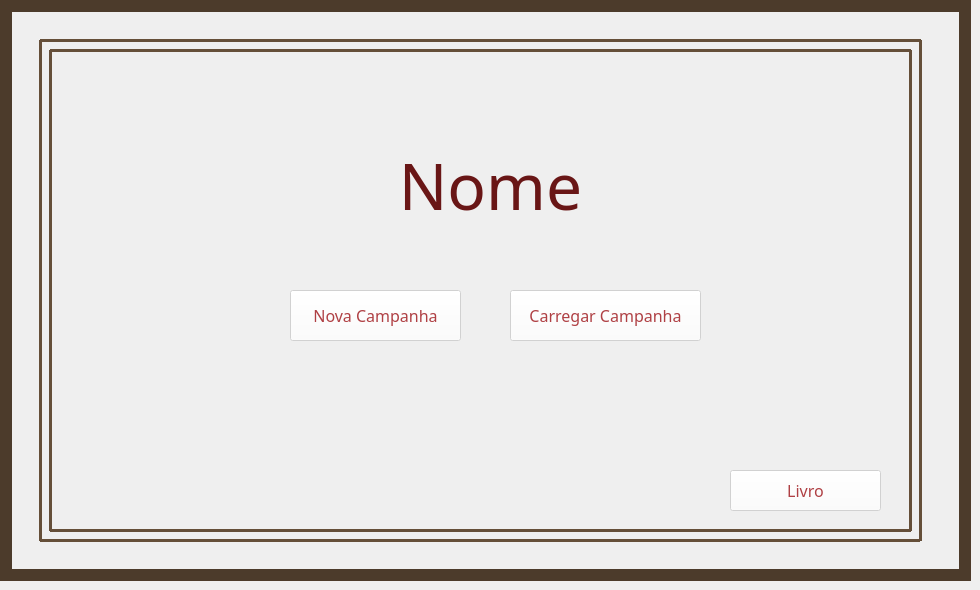
  <widget class="QWidget" name="centralwidget">
   <widget class="QFrame" name="frame">
    <property name="enabled">
     <bool>false</bool>
    </property>
    <property name="geometry">
     <rect>
      <x>0</x>
      <y>0</y>
      <width>971</width>
      <height>581</height>
     </rect>
    </property>
    <property name="palette">
     <palette>
      <active>
       <colorrole role="WindowText">
        <brush brushstyle="SolidPattern">
         <color alpha="255">
          <red>0</red>
          <green>0</green>
          <blue>0</blue>
         </color>
        </brush>
       </colorrole>
       <colorrole role="Button">
        <brush brushstyle="SolidPattern">
         <color alpha="255">
          <red>152</red>
          <green>118</green>
          <blue>86</blue>
         </color>
        </brush>
       </colorrole>
       <colorrole role="Light">
        <brush brushstyle="SolidPattern">
         <color alpha="255">
          <red>228</red>
          <green>177</green>
          <blue>129</blue>
         </color>
        </brush>
       </colorrole>
       <colorrole role="Midlight">
        <brush brushstyle="SolidPattern">
         <color alpha="255">
          <red>190</red>
          <green>147</green>
          <blue>107</blue>
         </color>
        </brush>
       </colorrole>
       <colorrole role="Dark">
        <brush brushstyle="SolidPattern">
         <color alpha="255">
          <red>76</red>
          <green>59</green>
          <blue>43</blue>
         </color>
        </brush>
       </colorrole>
       <colorrole role="Mid">
        <brush brushstyle="SolidPattern">
         <color alpha="255">
          <red>101</red>
          <green>79</green>
          <blue>57</blue>
         </color>
        </brush>
       </colorrole>
       <colorrole role="Text">
        <brush brushstyle="SolidPattern">
         <color alpha="255">
          <red>0</red>
          <green>0</green>
          <blue>0</blue>
         </color>
        </brush>
       </colorrole>
       <colorrole role="BrightText">
        <brush brushstyle="SolidPattern">
         <color alpha="255">
          <red>255</red>
          <green>255</green>
          <blue>255</blue>
         </color>
        </brush>
       </colorrole>
       <colorrole role="ButtonText">
        <brush brushstyle="SolidPattern">
         <color alpha="255">
          <red>0</red>
          <green>0</green>
          <blue>0</blue>
         </color>
        </brush>
       </colorrole>
       <colorrole role="Base">
        <brush brushstyle="SolidPattern">
         <color alpha="255">
          <red>255</red>
          <green>255</green>
          <blue>255</blue>
         </color>
        </brush>
       </colorrole>
       <colorrole role="Window">
        <brush brushstyle="SolidPattern">
         <color alpha="255">
          <red>152</red>
          <green>118</green>
          <blue>86</blue>
         </color>
        </brush>
       </colorrole>
       <colorrole role="Shadow">
        <brush brushstyle="SolidPattern">
         <color alpha="255">
          <red>0</red>
          <green>0</green>
          <blue>0</blue>
         </color>
        </brush>
       </colorrole>
       <colorrole role="AlternateBase">
        <brush brushstyle="SolidPattern">
         <color alpha="255">
          <red>203</red>
          <green>186</green>
          <blue>170</blue>
         </color>
        </brush>
       </colorrole>
       <colorrole role="ToolTipBase">
        <brush brushstyle="SolidPattern">
         <color alpha="255">
          <red>255</red>
          <green>255</green>
          <blue>220</blue>
         </color>
        </brush>
       </colorrole>
       <colorrole role="ToolTipText">
        <brush brushstyle="SolidPattern">
         <color alpha="255">
          <red>0</red>
          <green>0</green>
          <blue>0</blue>
         </color>
        </brush>
       </colorrole>
       <colorrole role="PlaceholderText">
        <brush brushstyle="SolidPattern">
         <color alpha="128">
          <red>0</red>
          <green>0</green>
          <blue>0</blue>
         </color>
        </brush>
       </colorrole>
      </active>
      <inactive>
       <colorrole role="WindowText">
        <brush brushstyle="SolidPattern">
         <color alpha="255">
          <red>0</red>
          <green>0</green>
          <blue>0</blue>
         </color>
        </brush>
       </colorrole>
       <colorrole role="Button">
        <brush brushstyle="SolidPattern">
         <color alpha="255">
          <red>152</red>
          <green>118</green>
          <blue>86</blue>
         </color>
        </brush>
       </colorrole>
       <colorrole role="Light">
        <brush brushstyle="SolidPattern">
         <color alpha="255">
          <red>228</red>
          <green>177</green>
          <blue>129</blue>
         </color>
        </brush>
       </colorrole>
       <colorrole role="Midlight">
        <brush brushstyle="SolidPattern">
         <color alpha="255">
          <red>190</red>
          <green>147</green>
          <blue>107</blue>
         </color>
        </brush>
       </colorrole>
       <colorrole role="Dark">
        <brush brushstyle="SolidPattern">
         <color alpha="255">
          <red>76</red>
          <green>59</green>
          <blue>43</blue>
         </color>
        </brush>
       </colorrole>
       <colorrole role="Mid">
        <brush brushstyle="SolidPattern">
         <color alpha="255">
          <red>101</red>
          <green>79</green>
          <blue>57</blue>
         </color>
        </brush>
       </colorrole>
       <colorrole role="Text">
        <brush brushstyle="SolidPattern">
         <color alpha="255">
          <red>0</red>
          <green>0</green>
          <blue>0</blue>
         </color>
        </brush>
       </colorrole>
       <colorrole role="BrightText">
        <brush brushstyle="SolidPattern">
         <color alpha="255">
          <red>255</red>
          <green>255</green>
          <blue>255</blue>
         </color>
        </brush>
       </colorrole>
       <colorrole role="ButtonText">
        <brush brushstyle="SolidPattern">
         <color alpha="255">
          <red>0</red>
          <green>0</green>
          <blue>0</blue>
         </color>
        </brush>
       </colorrole>
       <colorrole role="Base">
        <brush brushstyle="SolidPattern">
         <color alpha="255">
          <red>255</red>
          <green>255</green>
          <blue>255</blue>
         </color>
        </brush>
       </colorrole>
       <colorrole role="Window">
        <brush brushstyle="SolidPattern">
         <color alpha="255">
          <red>152</red>
          <green>118</green>
          <blue>86</blue>
         </color>
        </brush>
       </colorrole>
       <colorrole role="Shadow">
        <brush brushstyle="SolidPattern">
         <color alpha="255">
          <red>0</red>
          <green>0</green>
          <blue>0</blue>
         </color>
        </brush>
       </colorrole>
       <colorrole role="AlternateBase">
        <brush brushstyle="SolidPattern">
         <color alpha="255">
          <red>203</red>
          <green>186</green>
          <blue>170</blue>
         </color>
        </brush>
       </colorrole>
       <colorrole role="ToolTipBase">
        <brush brushstyle="SolidPattern">
         <color alpha="255">
          <red>255</red>
          <green>255</green>
          <blue>220</blue>
         </color>
        </brush>
       </colorrole>
       <colorrole role="ToolTipText">
        <brush brushstyle="SolidPattern">
         <color alpha="255">
          <red>0</red>
          <green>0</green>
          <blue>0</blue>
         </color>
        </brush>
       </colorrole>
       <colorrole role="PlaceholderText">
        <brush brushstyle="SolidPattern">
         <color alpha="128">
          <red>0</red>
          <green>0</green>
          <blue>0</blue>
         </color>
        </brush>
       </colorrole>
      </inactive>
      <disabled>
       <colorrole role="WindowText">
        <brush brushstyle="SolidPattern">
         <color alpha="255">
          <red>76</red>
          <green>59</green>
          <blue>43</blue>
         </color>
        </brush>
       </colorrole>
       <colorrole role="Button">
        <brush brushstyle="SolidPattern">
         <color alpha="255">
          <red>152</red>
          <green>118</green>
          <blue>86</blue>
         </color>
        </brush>
       </colorrole>
       <colorrole role="Light">
        <brush brushstyle="SolidPattern">
         <color alpha="255">
          <red>228</red>
          <green>177</green>
          <blue>129</blue>
         </color>
        </brush>
       </colorrole>
       <colorrole role="Midlight">
        <brush brushstyle="SolidPattern">
         <color alpha="255">
          <red>190</red>
          <green>147</green>
          <blue>107</blue>
         </color>
        </brush>
       </colorrole>
       <colorrole role="Dark">
        <brush brushstyle="SolidPattern">
         <color alpha="255">
          <red>76</red>
          <green>59</green>
          <blue>43</blue>
         </color>
        </brush>
       </colorrole>
       <colorrole role="Mid">
        <brush brushstyle="SolidPattern">
         <color alpha="255">
          <red>101</red>
          <green>79</green>
          <blue>57</blue>
         </color>
        </brush>
       </colorrole>
       <colorrole role="Text">
        <brush brushstyle="SolidPattern">
         <color alpha="255">
          <red>76</red>
          <green>59</green>
          <blue>43</blue>
         </color>
        </brush>
       </colorrole>
       <colorrole role="BrightText">
        <brush brushstyle="SolidPattern">
         <color alpha="255">
          <red>255</red>
          <green>255</green>
          <blue>255</blue>
         </color>
        </brush>
       </colorrole>
       <colorrole role="ButtonText">
        <brush brushstyle="SolidPattern">
         <color alpha="255">
          <red>76</red>
          <green>59</green>
          <blue>43</blue>
         </color>
        </brush>
       </colorrole>
       <colorrole role="Base">
        <brush brushstyle="SolidPattern">
         <color alpha="255">
          <red>152</red>
          <green>118</green>
          <blue>86</blue>
         </color>
        </brush>
       </colorrole>
       <colorrole role="Window">
        <brush brushstyle="SolidPattern">
         <color alpha="255">
          <red>152</red>
          <green>118</green>
          <blue>86</blue>
         </color>
        </brush>
       </colorrole>
       <colorrole role="Shadow">
        <brush brushstyle="SolidPattern">
         <color alpha="255">
          <red>0</red>
          <green>0</green>
          <blue>0</blue>
         </color>
        </brush>
       </colorrole>
       <colorrole role="AlternateBase">
        <brush brushstyle="SolidPattern">
         <color alpha="255">
          <red>152</red>
          <green>118</green>
          <blue>86</blue>
         </color>
        </brush>
       </colorrole>
       <colorrole role="ToolTipBase">
        <brush brushstyle="SolidPattern">
         <color alpha="255">
          <red>255</red>
          <green>255</green>
          <blue>220</blue>
         </color>
        </brush>
       </colorrole>
       <colorrole role="ToolTipText">
        <brush brushstyle="SolidPattern">
         <color alpha="255">
          <red>0</red>
          <green>0</green>
          <blue>0</blue>
         </color>
        </brush>
       </colorrole>
       <colorrole role="PlaceholderText">
        <brush brushstyle="SolidPattern">
         <color alpha="128">
          <red>0</red>
          <green>0</green>
          <blue>0</blue>
         </color>
        </brush>
       </colorrole>
      </disabled>
     </palette>
    </property>
    <property name="layoutDirection">
     <enum>Qt::LeftToRight</enum>
    </property>
    <property name="autoFillBackground">
     <bool>false</bool>
    </property>
    <property name="frameShape">
     <enum>QFrame::Box</enum>
    </property>
    <property name="frameShadow">
     <enum>QFrame::Plain</enum>
    </property>
    <property name="lineWidth">
     <number>12</number>
    </property>
    <property name="midLineWidth">
     <number>0</number>
    </property>
    <widget class="Line" name="line">
     <property name="geometry">
      <rect>
       <x>30</x>
       <y>40</y>
       <width>20</width>
       <height>501</height>
      </rect>
     </property>
     <property name="lineWidth">
      <number>0</number>
     </property>
     <property name="midLineWidth">
      <number>3</number>
     </property>
     <property name="orientation">
      <enum>Qt::Vertical</enum>
     </property>
    </widget>
    <widget class="Line" name="line_2">
     <property name="geometry">
      <rect>
       <x>900</x>
       <y>50</y>
       <width>20</width>
       <height>481</height>
      </rect>
     </property>
     <property name="lineWidth">
      <number>0</number>
     </property>
     <property name="midLineWidth">
      <number>3</number>
     </property>
     <property name="orientation">
      <enum>Qt::Vertical</enum>
     </property>
    </widget>
    <widget class="Line" name="line_3">
     <property name="geometry">
      <rect>
       <x>40</x>
       <y>30</y>
       <width>881</width>
       <height>20</height>
      </rect>
     </property>
     <property name="lineWidth">
      <number>0</number>
     </property>
     <property name="midLineWidth">
      <number>3</number>
     </property>
     <property name="orientation">
      <enum>Qt::Horizontal</enum>
     </property>
    </widget>
    <widget class="Line" name="line_4">
     <property name="geometry">
      <rect>
       <x>40</x>
       <y>530</y>
       <width>880</width>
       <height>20</height>
      </rect>
     </property>
     <property name="lineWidth">
      <number>0</number>
     </property>
     <property name="midLineWidth">
      <number>3</number>
     </property>
     <property name="orientation">
      <enum>Qt::Horizontal</enum>
     </property>
    </widget>
    <widget class="Line" name="line_5">
     <property name="geometry">
      <rect>
       <x>40</x>
       <y>50</y>
       <width>20</width>
       <height>481</height>
      </rect>
     </property>
     <property name="lineWidth">
      <number>0</number>
     </property>
     <property name="midLineWidth">
      <number>3</number>
     </property>
     <property name="orientation">
      <enum>Qt::Vertical</enum>
     </property>
    </widget>
    <widget class="Line" name="line_6">
     <property name="geometry">
      <rect>
       <x>910</x>
       <y>40</y>
       <width>20</width>
       <height>501</height>
      </rect>
     </property>
     <property name="lineWidth">
      <number>0</number>
     </property>
     <property name="midLineWidth">
      <number>3</number>
     </property>
     <property name="orientation">
      <enum>Qt::Vertical</enum>
     </property>
    </widget>
    <widget class="Line" name="line_7">
     <property name="geometry">
      <rect>
       <x>50</x>
       <y>40</y>
       <width>861</width>
       <height>20</height>
      </rect>
     </property>
     <property name="lineWidth">
      <number>0</number>
     </property>
     <property name="midLineWidth">
      <number>3</number>
     </property>
     <property name="orientation">
      <enum>Qt::Horizontal</enum>
     </property>
    </widget>
    <widget class="Line" name="line_8">
     <property name="geometry">
      <rect>
       <x>50</x>
       <y>520</y>
       <width>861</width>
       <height>20</height>
      </rect>
     </property>
     <property name="lineWidth">
      <number>0</number>
     </property>
     <property name="midLineWidth">
      <number>3</number>
     </property>
     <property name="orientation">
      <enum>Qt::Horizontal</enum>
     </property>
    </widget>
    <widget class="QLabel" name="label">
     <property name="geometry">
      <rect>
       <x>410</x>
       <y>490</y>
       <width>151</width>
       <height>81</height>
      </rect>
     </property>
     <property name="text">
      <string>&lt;html&gt;&lt;head/&gt;&lt;body&gt;&lt;p&gt;&lt;img src=&quot;:/Pergaminho/Gerald-G-Parchment-Background-or-Border 1 (1).png&quot;/&gt;&lt;/p&gt;&lt;/body&gt;&lt;/html&gt;</string>
     </property>
    </widget>
    <widget class="QLabel" name="label_2">
     <property name="geometry">
      <rect>
       <x>390</x>
       <y>130</y>
       <width>201</width>
       <height>111</height>
      </rect>
     </property>
     <property name="font">
      <font>
       <family>Sylfaen</family>
      </font>
     </property>
     <property name="text">
      <string>&lt;html&gt;&lt;head/&gt;&lt;body&gt;&lt;p align=&quot;center&quot;&gt;&lt;span style=&quot; font-size:48pt; color:#691616;&quot;&gt;Nome&lt;/span&gt;&lt;/p&gt;&lt;/body&gt;&lt;/html&gt;</string>
     </property>
    </widget>
    <widget class="QPushButton" name="pushButton">
     <property name="geometry">
      <rect>
       <x>290</x>
       <y>290</y>
       <width>171</width>
       <height>51</height>
      </rect>
     </property>
     <property name="palette">
      <palette>
       <active>
        <colorrole role="WindowText">
         <brush brushstyle="SolidPattern">
          <color alpha="255">
           <red>175</red>
           <green>64</green>
           <blue>68</blue>
          </color>
         </brush>
        </colorrole>
        <colorrole role="Button">
         <brush brushstyle="SolidPattern">
          <color alpha="255">
           <red>255</red>
           <green>255</green>
           <blue>255</blue>
          </color>
         </brush>
        </colorrole>
        <colorrole role="Text">
         <brush brushstyle="SolidPattern">
          <color alpha="255">
           <red>175</red>
           <green>64</green>
           <blue>68</blue>
          </color>
         </brush>
        </colorrole>
        <colorrole role="ButtonText">
         <brush brushstyle="SolidPattern">
          <color alpha="255">
           <red>175</red>
           <green>64</green>
           <blue>68</blue>
          </color>
         </brush>
        </colorrole>
        <colorrole role="Base">
         <brush brushstyle="SolidPattern">
          <color alpha="255">
           <red>255</red>
           <green>255</green>
           <blue>255</blue>
          </color>
         </brush>
        </colorrole>
        <colorrole role="Window">
         <brush brushstyle="SolidPattern">
          <color alpha="255">
           <red>255</red>
           <green>255</green>
           <blue>255</blue>
          </color>
         </brush>
        </colorrole>
        <colorrole role="PlaceholderText">
         <brush brushstyle="NoBrush">
          <color alpha="128">
           <red>175</red>
           <green>64</green>
           <blue>68</blue>
          </color>
         </brush>
        </colorrole>
       </active>
       <inactive>
        <colorrole role="WindowText">
         <brush brushstyle="SolidPattern">
          <color alpha="255">
           <red>175</red>
           <green>64</green>
           <blue>68</blue>
          </color>
         </brush>
        </colorrole>
        <colorrole role="Button">
         <brush brushstyle="SolidPattern">
          <color alpha="255">
           <red>255</red>
           <green>255</green>
           <blue>255</blue>
          </color>
         </brush>
        </colorrole>
        <colorrole role="Text">
         <brush brushstyle="SolidPattern">
          <color alpha="255">
           <red>175</red>
           <green>64</green>
           <blue>68</blue>
          </color>
         </brush>
        </colorrole>
        <colorrole role="ButtonText">
         <brush brushstyle="SolidPattern">
          <color alpha="255">
           <red>175</red>
           <green>64</green>
           <blue>68</blue>
          </color>
         </brush>
        </colorrole>
        <colorrole role="Base">
         <brush brushstyle="SolidPattern">
          <color alpha="255">
           <red>255</red>
           <green>255</green>
           <blue>255</blue>
          </color>
         </brush>
        </colorrole>
        <colorrole role="Window">
         <brush brushstyle="SolidPattern">
          <color alpha="255">
           <red>255</red>
           <green>255</green>
           <blue>255</blue>
          </color>
         </brush>
        </colorrole>
        <colorrole role="PlaceholderText">
         <brush brushstyle="NoBrush">
          <color alpha="128">
           <red>175</red>
           <green>64</green>
           <blue>68</blue>
          </color>
         </brush>
        </colorrole>
       </inactive>
       <disabled>
        <colorrole role="WindowText">
         <brush brushstyle="SolidPattern">
          <color alpha="255">
           <red>175</red>
           <green>64</green>
           <blue>68</blue>
          </color>
         </brush>
        </colorrole>
        <colorrole role="Button">
         <brush brushstyle="SolidPattern">
          <color alpha="255">
           <red>255</red>
           <green>255</green>
           <blue>255</blue>
          </color>
         </brush>
        </colorrole>
        <colorrole role="Text">
         <brush brushstyle="SolidPattern">
          <color alpha="255">
           <red>175</red>
           <green>64</green>
           <blue>68</blue>
          </color>
         </brush>
        </colorrole>
        <colorrole role="ButtonText">
         <brush brushstyle="SolidPattern">
          <color alpha="255">
           <red>175</red>
           <green>64</green>
           <blue>68</blue>
          </color>
         </brush>
        </colorrole>
        <colorrole role="Base">
         <brush brushstyle="SolidPattern">
          <color alpha="255">
           <red>255</red>
           <green>255</green>
           <blue>255</blue>
          </color>
         </brush>
        </colorrole>
        <colorrole role="Window">
         <brush brushstyle="SolidPattern">
          <color alpha="255">
           <red>255</red>
           <green>255</green>
           <blue>255</blue>
          </color>
         </brush>
        </colorrole>
        <colorrole role="PlaceholderText">
         <brush brushstyle="NoBrush">
          <color alpha="128">
           <red>175</red>
           <green>64</green>
           <blue>68</blue>
          </color>
         </brush>
        </colorrole>
       </disabled>
      </palette>
     </property>
     <property name="font">
      <font>
       <family>Sylfaen</family>
       <pointsize>12</pointsize>
       <weight>50</weight>
       <bold>false</bold>
      </font>
     </property>
     <property name="autoFillBackground">
      <bool>false</bool>
     </property>
     <property name="styleSheet">
      <string notr="true">background-color: rgb(255, 255, 255);
color: rgb(175, 64, 68);
border-color: rgb(165, 129, 85);</string>
     </property>
     <property name="text">
      <string>Nova Campanha</string>
     </property>
    </widget>
    <widget class="QPushButton" name="pushButton_2">
     <property name="geometry">
      <rect>
       <x>510</x>
       <y>290</y>
       <width>191</width>
       <height>51</height>
      </rect>
     </property>
     <property name="palette">
      <palette>
       <active>
        <colorrole role="WindowText">
         <brush brushstyle="SolidPattern">
          <color alpha="255">
           <red>175</red>
           <green>64</green>
           <blue>68</blue>
          </color>
         </brush>
        </colorrole>
        <colorrole role="Button">
         <brush brushstyle="SolidPattern">
          <color alpha="255">
           <red>255</red>
           <green>255</green>
           <blue>255</blue>
          </color>
         </brush>
        </colorrole>
        <colorrole role="Text">
         <brush brushstyle="SolidPattern">
          <color alpha="255">
           <red>175</red>
           <green>64</green>
           <blue>68</blue>
          </color>
         </brush>
        </colorrole>
        <colorrole role="ButtonText">
         <brush brushstyle="SolidPattern">
          <color alpha="255">
           <red>175</red>
           <green>64</green>
           <blue>68</blue>
          </color>
         </brush>
        </colorrole>
        <colorrole role="Base">
         <brush brushstyle="SolidPattern">
          <color alpha="255">
           <red>255</red>
           <green>255</green>
           <blue>255</blue>
          </color>
         </brush>
        </colorrole>
        <colorrole role="Window">
         <brush brushstyle="SolidPattern">
          <color alpha="255">
           <red>255</red>
           <green>255</green>
           <blue>255</blue>
          </color>
         </brush>
        </colorrole>
        <colorrole role="PlaceholderText">
         <brush brushstyle="NoBrush">
          <color alpha="128">
           <red>175</red>
           <green>64</green>
           <blue>68</blue>
          </color>
         </brush>
        </colorrole>
       </active>
       <inactive>
        <colorrole role="WindowText">
         <brush brushstyle="SolidPattern">
          <color alpha="255">
           <red>175</red>
           <green>64</green>
           <blue>68</blue>
          </color>
         </brush>
        </colorrole>
        <colorrole role="Button">
         <brush brushstyle="SolidPattern">
          <color alpha="255">
           <red>255</red>
           <green>255</green>
           <blue>255</blue>
          </color>
         </brush>
        </colorrole>
        <colorrole role="Text">
         <brush brushstyle="SolidPattern">
          <color alpha="255">
           <red>175</red>
           <green>64</green>
           <blue>68</blue>
          </color>
         </brush>
        </colorrole>
        <colorrole role="ButtonText">
         <brush brushstyle="SolidPattern">
          <color alpha="255">
           <red>175</red>
           <green>64</green>
           <blue>68</blue>
          </color>
         </brush>
        </colorrole>
        <colorrole role="Base">
         <brush brushstyle="SolidPattern">
          <color alpha="255">
           <red>255</red>
           <green>255</green>
           <blue>255</blue>
          </color>
         </brush>
        </colorrole>
        <colorrole role="Window">
         <brush brushstyle="SolidPattern">
          <color alpha="255">
           <red>255</red>
           <green>255</green>
           <blue>255</blue>
          </color>
         </brush>
        </colorrole>
        <colorrole role="PlaceholderText">
         <brush brushstyle="NoBrush">
          <color alpha="128">
           <red>175</red>
           <green>64</green>
           <blue>68</blue>
          </color>
         </brush>
        </colorrole>
       </inactive>
       <disabled>
        <colorrole role="WindowText">
         <brush brushstyle="SolidPattern">
          <color alpha="255">
           <red>175</red>
           <green>64</green>
           <blue>68</blue>
          </color>
         </brush>
        </colorrole>
        <colorrole role="Button">
         <brush brushstyle="SolidPattern">
          <color alpha="255">
           <red>255</red>
           <green>255</green>
           <blue>255</blue>
          </color>
         </brush>
        </colorrole>
        <colorrole role="Text">
         <brush brushstyle="SolidPattern">
          <color alpha="255">
           <red>175</red>
           <green>64</green>
           <blue>68</blue>
          </color>
         </brush>
        </colorrole>
        <colorrole role="ButtonText">
         <brush brushstyle="SolidPattern">
          <color alpha="255">
           <red>175</red>
           <green>64</green>
           <blue>68</blue>
          </color>
         </brush>
        </colorrole>
        <colorrole role="Base">
         <brush brushstyle="SolidPattern">
          <color alpha="255">
           <red>255</red>
           <green>255</green>
           <blue>255</blue>
          </color>
         </brush>
        </colorrole>
        <colorrole role="Window">
         <brush brushstyle="SolidPattern">
          <color alpha="255">
           <red>255</red>
           <green>255</green>
           <blue>255</blue>
          </color>
         </brush>
        </colorrole>
        <colorrole role="PlaceholderText">
         <brush brushstyle="NoBrush">
          <color alpha="128">
           <red>175</red>
           <green>64</green>
           <blue>68</blue>
          </color>
         </brush>
        </colorrole>
       </disabled>
      </palette>
     </property>
     <property name="font">
      <font>
       <family>Sylfaen</family>
       <pointsize>12</pointsize>
       <weight>50</weight>
       <bold>false</bold>
      </font>
     </property>
     <property name="autoFillBackground">
      <bool>false</bool>
     </property>
     <property name="styleSheet">
      <string notr="true">background-color: rgb(255, 255, 255);
color: rgb(175, 64, 68);
border-color: rgb(165, 129, 85);</string>
     </property>
     <property name="text">
      <string>Carregar Campanha</string>
     </property>
    </widget>
    <widget class="QPushButton" name="pushButton_3">
     <property name="geometry">
      <rect>
       <x>730</x>
       <y>470</y>
       <width>151</width>
       <height>41</height>
      </rect>
     </property>
     <property name="palette">
      <palette>
       <active>
        <colorrole role="WindowText">
         <brush brushstyle="SolidPattern">
          <color alpha="255">
           <red>175</red>
           <green>64</green>
           <blue>68</blue>
          </color>
         </brush>
        </colorrole>
        <colorrole role="Button">
         <brush brushstyle="SolidPattern">
          <color alpha="255">
           <red>255</red>
           <green>255</green>
           <blue>255</blue>
          </color>
         </brush>
        </colorrole>
        <colorrole role="Text">
         <brush brushstyle="SolidPattern">
          <color alpha="255">
           <red>175</red>
           <green>64</green>
           <blue>68</blue>
          </color>
         </brush>
        </colorrole>
        <colorrole role="ButtonText">
         <brush brushstyle="SolidPattern">
          <color alpha="255">
           <red>175</red>
           <green>64</green>
           <blue>68</blue>
          </color>
         </brush>
        </colorrole>
        <colorrole role="Base">
         <brush brushstyle="SolidPattern">
          <color alpha="255">
           <red>255</red>
           <green>255</green>
           <blue>255</blue>
          </color>
         </brush>
        </colorrole>
        <colorrole role="Window">
         <brush brushstyle="SolidPattern">
          <color alpha="255">
           <red>255</red>
           <green>255</green>
           <blue>255</blue>
          </color>
         </brush>
        </colorrole>
        <colorrole role="PlaceholderText">
         <brush brushstyle="NoBrush">
          <color alpha="128">
           <red>175</red>
           <green>64</green>
           <blue>68</blue>
          </color>
         </brush>
        </colorrole>
       </active>
       <inactive>
        <colorrole role="WindowText">
         <brush brushstyle="SolidPattern">
          <color alpha="255">
           <red>175</red>
           <green>64</green>
           <blue>68</blue>
          </color>
         </brush>
        </colorrole>
        <colorrole role="Button">
         <brush brushstyle="SolidPattern">
          <color alpha="255">
           <red>255</red>
           <green>255</green>
           <blue>255</blue>
          </color>
         </brush>
        </colorrole>
        <colorrole role="Text">
         <brush brushstyle="SolidPattern">
          <color alpha="255">
           <red>175</red>
           <green>64</green>
           <blue>68</blue>
          </color>
         </brush>
        </colorrole>
        <colorrole role="ButtonText">
         <brush brushstyle="SolidPattern">
          <color alpha="255">
           <red>175</red>
           <green>64</green>
           <blue>68</blue>
          </color>
         </brush>
        </colorrole>
        <colorrole role="Base">
         <brush brushstyle="SolidPattern">
          <color alpha="255">
           <red>255</red>
           <green>255</green>
           <blue>255</blue>
          </color>
         </brush>
        </colorrole>
        <colorrole role="Window">
         <brush brushstyle="SolidPattern">
          <color alpha="255">
           <red>255</red>
           <green>255</green>
           <blue>255</blue>
          </color>
         </brush>
        </colorrole>
        <colorrole role="PlaceholderText">
         <brush brushstyle="NoBrush">
          <color alpha="128">
           <red>175</red>
           <green>64</green>
           <blue>68</blue>
          </color>
         </brush>
        </colorrole>
       </inactive>
       <disabled>
        <colorrole role="WindowText">
         <brush brushstyle="SolidPattern">
          <color alpha="255">
           <red>175</red>
           <green>64</green>
           <blue>68</blue>
          </color>
         </brush>
        </colorrole>
        <colorrole role="Button">
         <brush brushstyle="SolidPattern">
          <color alpha="255">
           <red>255</red>
           <green>255</green>
           <blue>255</blue>
          </color>
         </brush>
        </colorrole>
        <colorrole role="Text">
         <brush brushstyle="SolidPattern">
          <color alpha="255">
           <red>175</red>
           <green>64</green>
           <blue>68</blue>
          </color>
         </brush>
        </colorrole>
        <colorrole role="ButtonText">
         <brush brushstyle="SolidPattern">
          <color alpha="255">
           <red>175</red>
           <green>64</green>
           <blue>68</blue>
          </color>
         </brush>
        </colorrole>
        <colorrole role="Base">
         <brush brushstyle="SolidPattern">
          <color alpha="255">
           <red>255</red>
           <green>255</green>
           <blue>255</blue>
          </color>
         </brush>
        </colorrole>
        <colorrole role="Window">
         <brush brushstyle="SolidPattern">
          <color alpha="255">
           <red>255</red>
           <green>255</green>
           <blue>255</blue>
          </color>
         </brush>
        </colorrole>
        <colorrole role="PlaceholderText">
         <brush brushstyle="NoBrush">
          <color alpha="128">
           <red>175</red>
           <green>64</green>
           <blue>68</blue>
          </color>
         </brush>
        </colorrole>
       </disabled>
      </palette>
     </property>
     <property name="font">
      <font>
       <family>Sylfaen</family>
       <pointsize>12</pointsize>
       <weight>50</weight>
       <bold>false</bold>
      </font>
     </property>
     <property name="autoFillBackground">
      <bool>false</bool>
     </property>
     <property name="styleSheet">
      <string notr="true">background-color: rgb(255, 255, 255);
color: rgb(175, 64, 68);
border-color: rgb(165, 129, 85);</string>
     </property>
     <property name="text">
      <string>Livro</string>
     </property>
    </widget>
   </widget>
  </widget>
